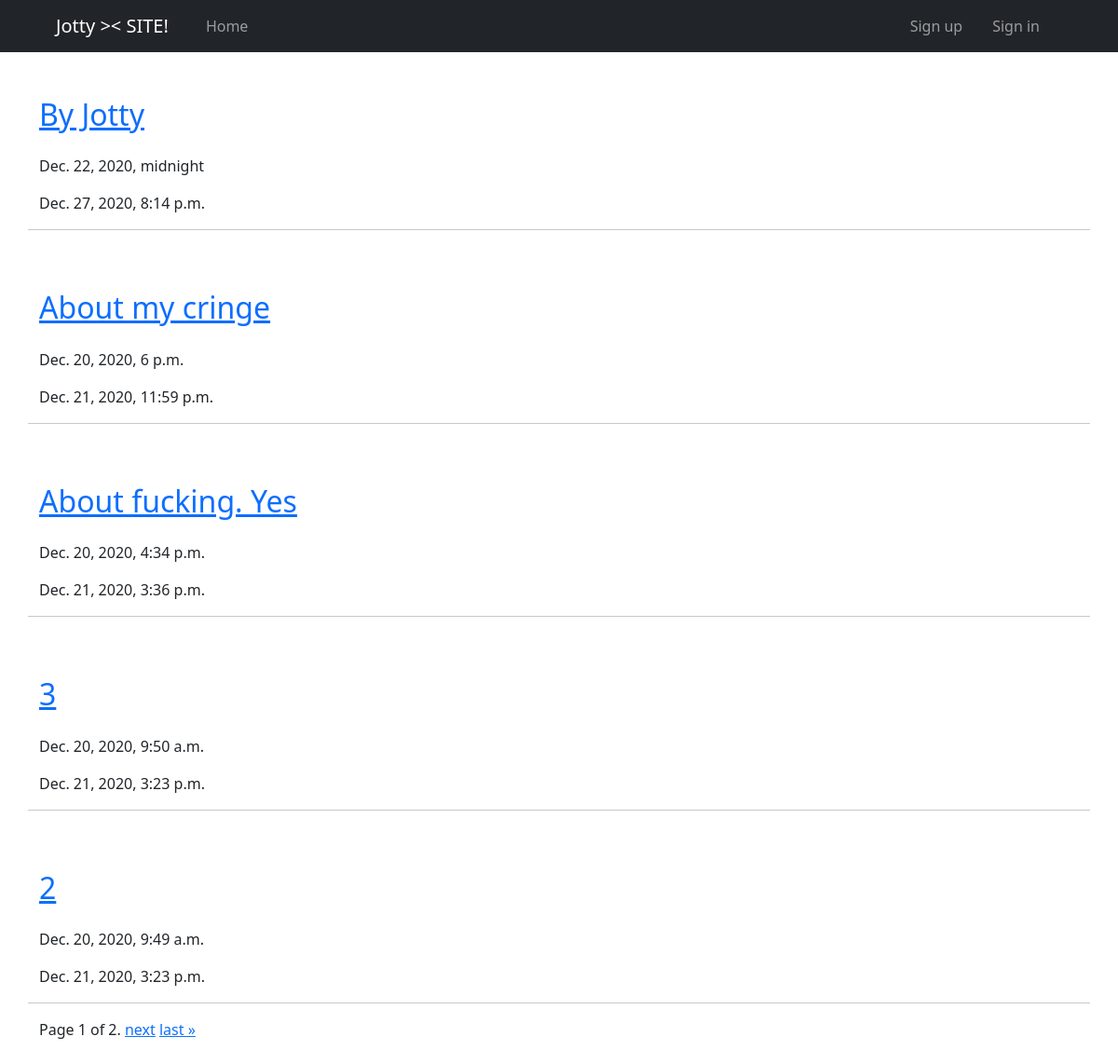
Page /all/ on the committed database.
### blog/models.py (models this page shows, shortened)
class Post(models.Model):
    title = models.CharField(
        max_length=255, default="Default title"
    )
    content = MarkdownxField(default="Default content")
    created_at = models.DateTimeField(auto_now_add=True)
    updated_at = models.DateTimeField(auto_now=True)
    views = models.IntegerField(default=0)
    is_published = models.BooleanField(default=False)
    author = models.ForeignKey(
        User,
        on_delete=models.SET_NULL,
        unique=False,
        null=True,
        default=None
    )
    category = models.ForeignKey('Category', default=None, null=True, on_delete=models.SET_NULL)
    class Meta:
        verbose_name = "Пост"
        verbose_name_plural = "Посты"
    def get_absolute_url(self):
        return f"/{self.id}"
    def body_summary(self):
        return markdownify(self.content[:300] + '...')

### blog/views.py (the view)
# urls.py: path('all/', ListPost.as_view(), name="list"),
class ListPost(ListView):
    paginate_by = 5
    template_name = "blog/list.html"
    model = Post
    def get_queryset(self):
        if not self.request.user.is_superuser:
            return super(ListPost, self).get_queryset().filter(is_published=True).order_by('-created_at')
        else:
            return super(ListPost, self).get_queryset().order_by('-created_at')

### templates/blog/list.html (shortened to what this page needs)
{% extends 'base.html' %}
{% block content %}
    <div class="container">
        {% for post in object_list %}
        <div class="row mt-5">
            <h2><a href="{{ post.get_absolute_url }}">{{ post.title }}</a></h2>
            <p>{{ post.created_at }}</p>
            <p>{{ post.updated_at }}</p>
            <hr>
        </div>
        {% endfor %}
        <div class="pagination" style="margin-bottom:25px">
            <span class="step-links">
                <span class="current">
                    Page {{ page_obj.number }} of {{ page_obj.paginator.num_pages }}.
                </span>
                {% if page_obj.has_next %}
                    <a href="?page={{ page_obj.next_page_number }}">next</a>
                    <a href="?page={{ page_obj.paginator.num_pages }}">last &raquo;</a>
                {% endif %}
            </span>
        </div>
    </div>
{% endblock %}

### rows in the picture
Post: title "By Jotty", created_at "Dec. 22, 2020, midnight", updated_at "Dec. 27, 2020, 8:14 p.m."
Post: title "About my cringe", created_at "Dec. 20, 2020, 6 p.m.", updated_at "Dec. 21, 2020, 11:59 p.m."
Post: title "About fucking. Yes", created_at "Dec. 20, 2020, 4:34 p.m.", updated_at "Dec. 21, 2020, 3:36 p.m."
Post: title "3", created_at "Dec. 20, 2020, 9:50 a.m.", updated_at "Dec. 21, 2020, 3:23 p.m."
Post: title "2", created_at "Dec. 20, 2020, 9:49 a.m.", updated_at "Dec. 21, 2020, 3:23 p.m."

### other values in the picture
{{ page_obj.number }} "1"
{{ page_obj.paginator.num_pages }} "2"
